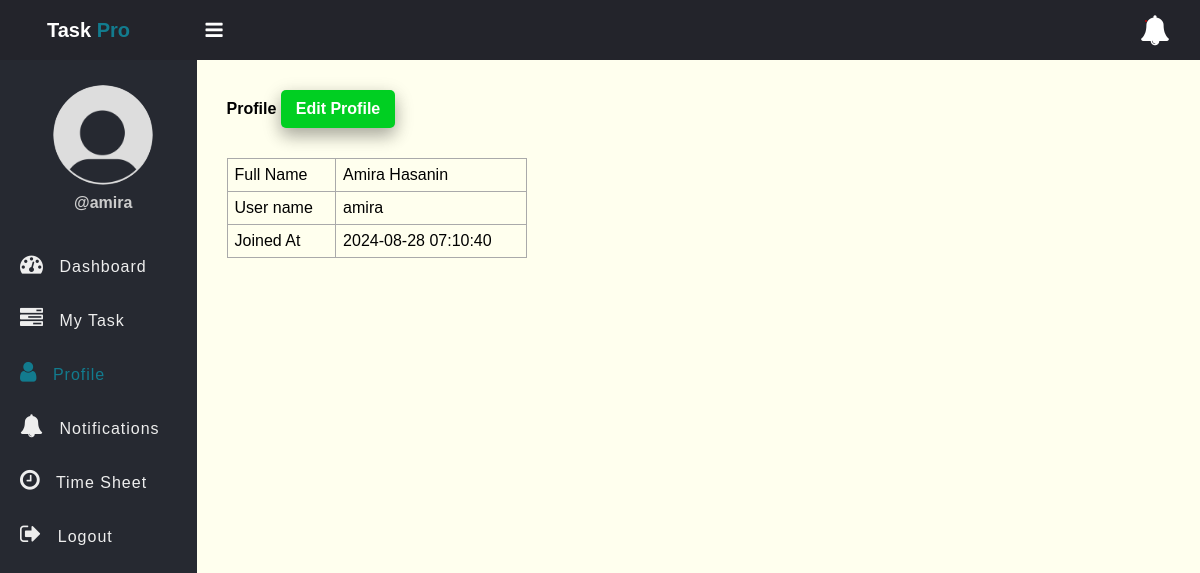
Screenshot of /profile.php (signed in) with the database file from the repository.
### tables this page shows
CREATE TABLE `users` (
  `id` int(11) NOT NULL ,
  `full_name` varchar(50) NOT NULL,
  `username` varchar(50) NOT NULL,
  `password` varchar(255) NOT NULL,
  `role` enum('admin','employee') NOT NULL,
  `created_at` timestamp NOT NULL DEFAULT current_timestamp(),
  hospital_code INT,   
  PRIMARY KEY (`username`),
  CONSTRAINT FK_Devices1_Hospitals FOREIGN KEY (hospital_code) REFERENCES hospitals(hospital_code)
);

### app/Model/User.php (called while the page is built, shortened)
<?php
function get_user_by_id($conn, $id){
    $sql = "SELECT * FROM users WHERE id =? ";
    $stmt = $conn->prepare($sql);
    $stmt->execute([$id]);
    if($stmt->rowCount() > 0){
        $user = $stmt->fetch();
    } else {
        $user = 0;
    }
    return $user;
}
?>

### profile.php (the view, shortened to what this page needs)
<?php
if (isset($_SESSION['role']) && isset($_SESSION['id']) && $_SESSION['role'] == "employee") {
    include "DB_connection.php";
    include "app/Model/User.php";
    $user = get_user_by_id($conn, $_SESSION['id']);
 ?>
<!DOCTYPE html>
<html>
<head>
	<link rel="stylesheet" href="https://stackpath.bootstrapcdn.com/font-awesome/4.7.0/css/font-awesome.min.css">
	<link rel="stylesheet" href="css/style.css">
</head>
<body>
	<?php include "inc/header.php" ?>
	<div class="body">
		<?php include "inc/nav.php" ?>
		<section class="section-1">
			<h4 class="title">Profile <a href="edit_profile.php">Edit Profile</a></h4>
         <table class="main-table" style="max-width: 300px;">
				<tr>
					<td>Full Name</td>
					<td><?=$user['full_name']?></td>
				</tr>
				<tr>
					<td>User name</td>
					<td><?=$user['username']?></td>
				</tr>
				<tr>
					<td>Joined At</td>
					<td><?=$user['created_at']?></td>
				</tr>
			</table>
		</section>
	</div>
</body>
</html>
<?php }else{
   $em = "First login";
   header("Location: login.php?error=$em");
   exit();
}
 ?>

### css/style.css (style rules this page uses)
* { padding: 0; margin: 0; box-sizing: calc(border-box); font-family: arial, sans-serif; }
.body { display: flex; }
.section-1 { padding: 30px; }
.section-1 .title { margin-bottom: 10px; }
.section-1 .title a { text-decoration: none; display: inline-block; padding-left: 10px; border: none; background: #00CF22; padding: 10px 15px; color: #fff; font-size: 16px; border-radius: 5px; cursor: pointer; outline: none; transition: background 1s; box-shadow: 0 8px 16px 0 rgba(0,0,0,0.2), 0 6px 20px 0 rgba(0,0,0,0.19); }
.section-1 { width: 100%; background: #ffe; }
.main-table, .main-table tr, .main-table th, .main-table td { border: 1px solid #aaa; border-collapse: collapse; padding: 7px; }
.main-table { width: 90%; margin-top: 30px; }

### rows the page displays
users: full_name "Amira Hasanin", username "amira", created_at "2024-08-28 07:10:40"

### other values shown
$_SESSION['username'] "amira"
